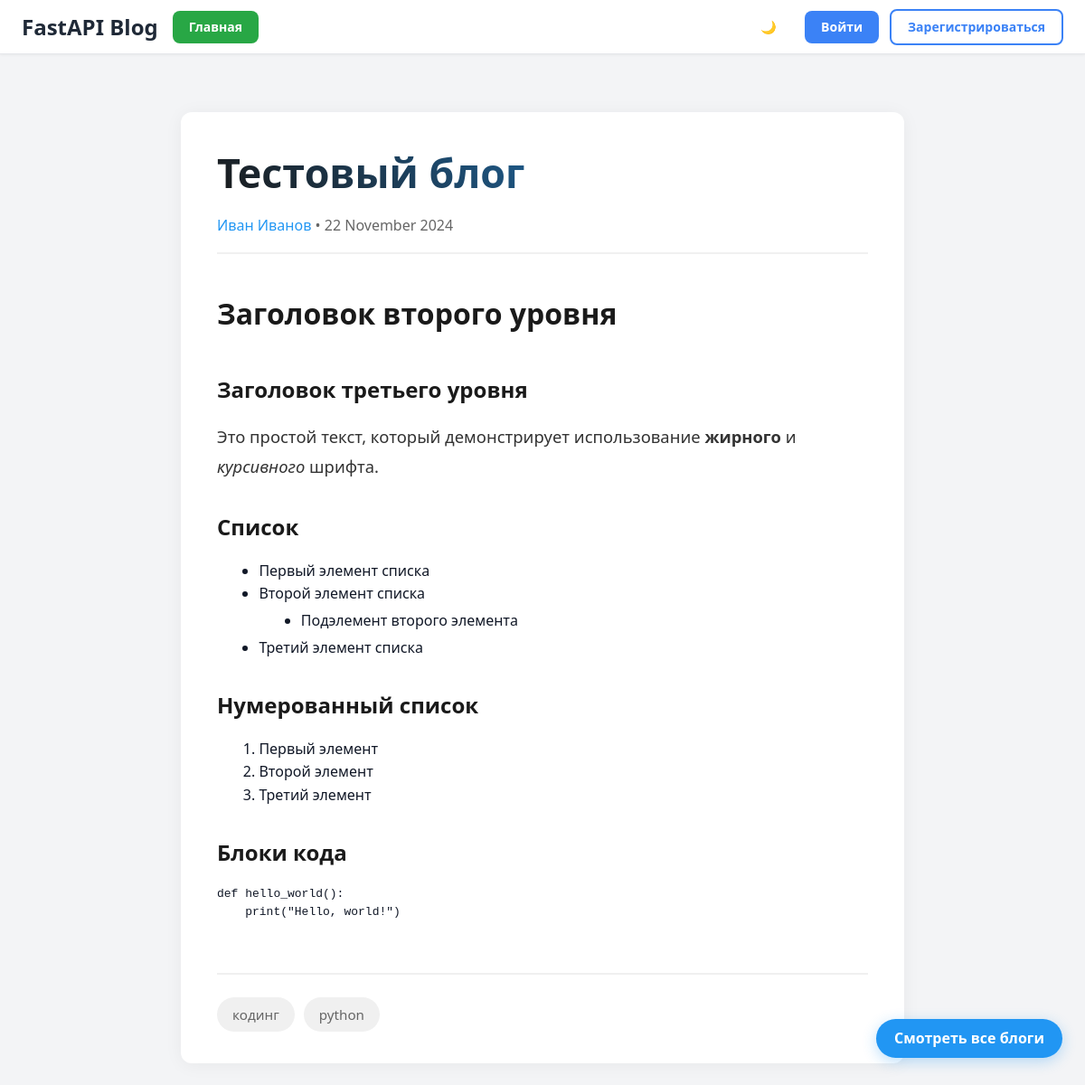
/blogs/2/, run on the app's committed database.
### app/api/models.py (models this page shows)
class Blog(Base):
    title: Mapped[str_uniq]
    author: Mapped[int] = mapped_column(ForeignKey("users.id"), nullable=False)
    user: Mapped["User"] = relationship("User", back_populates="blogs")
    content: Mapped[str] = mapped_column(Text)
    short_description: Mapped[str] = mapped_column(Text)
    status: Mapped[str] = mapped_column(default="published", server_default="published")
    tags: Mapped[list["Tag"]] = relationship(
        secondary="blog_tags", back_populates="blogs"
    )

class Tag(Base):
    name: Mapped[str] = mapped_column(String(50), unique=True)
    blogs: Mapped[list["Blog"]] = relationship(
        secondary="blog_tags", back_populates="tags"
    )

### app/pages/views.py (the view)
@router.get("/blogs/{blog_id}/")
async def blog_details(
    request: Request,
    blog_id: int,
    blog_info: BlogFullResponse | BlogNotFind = Depends(get_blog_info),
    user_data: User | None = Depends(get_current_user_optional),
):
    from app.api.schemas import BlogNotFind
    if isinstance(blog_info, BlogNotFind) or isinstance(blog_info, dict):
        return templates.TemplateResponse(
            request,
            "404.html",
            {"request": request, "blog_id": blog_id, "current_user": user_data},
            status_code=status.HTTP_404_NOT_FOUND,
        )
    blog = BlogFullResponse.model_validate(blog_info).model_dump()
    blog["content"] = markdown2.markdown(
        blog["content"], extras=["fenced-code-blocks", "tables", "code-friendly"]
    )
    is_admin = False
    if user_data and user_data.role:
        is_admin = user_data.role.id in [3, 4]  # 3 = Admin, 4 = SuperAdmin
    context = {
        **_build_common_context(request, user_data),
        "article": blog,
        "current_user_id": user_data.id if user_data else None,
        "is_admin": is_admin,
    }
    return templates.TemplateResponse(request, "post.html", context)

### app/templates/post.html (shortened to what this page needs)
{% extends "base.html" %}
{% block head_extra %}
<link rel="stylesheet" href="/static/css/post.css">
{% endblock %}
{% block content %}
<div class="page-wrap">
<article class="article-container"
         data-blog-id="{{ article.id }}"
         data-blog-status="{{ article.status }}"
         data-blog-author="{{ article.author }}">
    <h1 class="article-title">{{ article.title }}</h1>
    <div class="article-meta">
        <a href="/blogs?author_id={{ article.author }}">{{ article.author_name }}</a> •
        {{ article.created_at.strftime('%d %B %Y') }}
    </div>
    <div class="article-content">
        {{ article.content|safe }}
    </div>
    <div class="tags-container">
        {% if article.tags %}
        <ul class="tags">
            {% for tag in article.tags %}
            <li><a href="/blogs?tag={{ tag.name }}" class="tag">{{ tag.name }}</a></li>
            {% endfor %}
        </ul>
        {% else %}
        <p>Нет тегов для этой статьи.</p>
        {% endif %}
    </div>
</article>
<div class="view-blogs">
    <a href="/blogs" class="button view-blogs-button">Смотреть все блоги</a>
</div>
</div>
{% endblock %}

### app/static/css/posts.css (style rules this page uses)
:root { --primary-color: #1a1a1a; --secondary-color: #666; --accent-color: #2196F3; --background-color: #fafafa; --tag-bg: #f0f0f0; --tag-hover-bg: #1976D2; --tag-hover-text: #fff; --max-width: 1200px; --content-bg: white; --border-color: #f0f0f0; --excerpt-color: #444; --shadow: rgba(0, 0, 0, 0.05); --card-bg: #ffffff; --card-shadow: 0 2px 8px rgba(0, 0, 0, 0.08); --card-shadow-hover: 0 4px 16px rgba(0, 0, 0, 0.12); --card-border: #e5e7eb; --card-divider: #e5e7eb; --search-input-border: #d1d5db; }
body { font-family: -apple-system, BlinkMacSystemFont, Segoe UI, Roboto, Helvetica Neue, Arial, sans-serif; line-height: 1.6; color: var(--primary-color); margin: 0; padding: 20px; background: var(--background-color); transition: background-color 0.3s ease, color 0.3s ease; }
.article-meta { color: var(--secondary-color); font-size: 0.95rem; margin-bottom: 1rem; transition: color 0.3s ease; }
.article-meta a { color: var(--accent-color); text-decoration: none; transition: color 0.2s ease; }
.tag { background: var(--tag-bg); padding: 4px 12px; border-radius: 16px; font-size: 0.9rem; color: var(--secondary-color); text-decoration: none; transition: all 0.2s ease, background-color 0.3s ease, color 0.3s ease; }

### app/static/css/base.css (style rules this page uses)
:root { --bg-color: #f3f4f6; --text-color: #111827; --topbar-bg: #fff; --topbar-border: #e5e7eb; --logo-color: #1f2937; --user-name-color: #1f2937; --shadow: rgba(0, 0, 0, 0.05); --secondary-button-bg: #fff; --secondary-button-hover: #eff6ff; }
* { margin: 0; padding: 0; box-sizing: border-box; }
body { background: var(--bg-color); font-family: 'Segoe UI', Tahoma, Geneva, Verdana, sans-serif; color: var(--text-color); margin: 0; padding: 0; transition: background-color 0.3s ease, color 0.3s ease; }
.button { padding: 10px 18px; border-radius: 8px; border: none; text-decoration: none; cursor: pointer; font-weight: 600; font-size: 14px; transition: all 0.3s; display: inline-block; line-height: 1.2; box-sizing: border-box; }

### data on the page
Blog: title "Тестовый блог", created_at "22 November 2024", content "Заголовок второго уровня Заголовок третьего уровня Это простой текст, который демонстрирует использование жирного и курсивного шрифта. Список Первый элемент списка Второй элемент списка Подэлемент второго элемента Третий элемент списка Нумерованный список Первый элемент Второй элемент Третий элемент Блоки кода def hello_world(): print(\"Hello, world!\")"
Tag: name "кодинг"
Tag: name "python"

### other printed values
{{ article.author_name }} "Иван Иванов"
